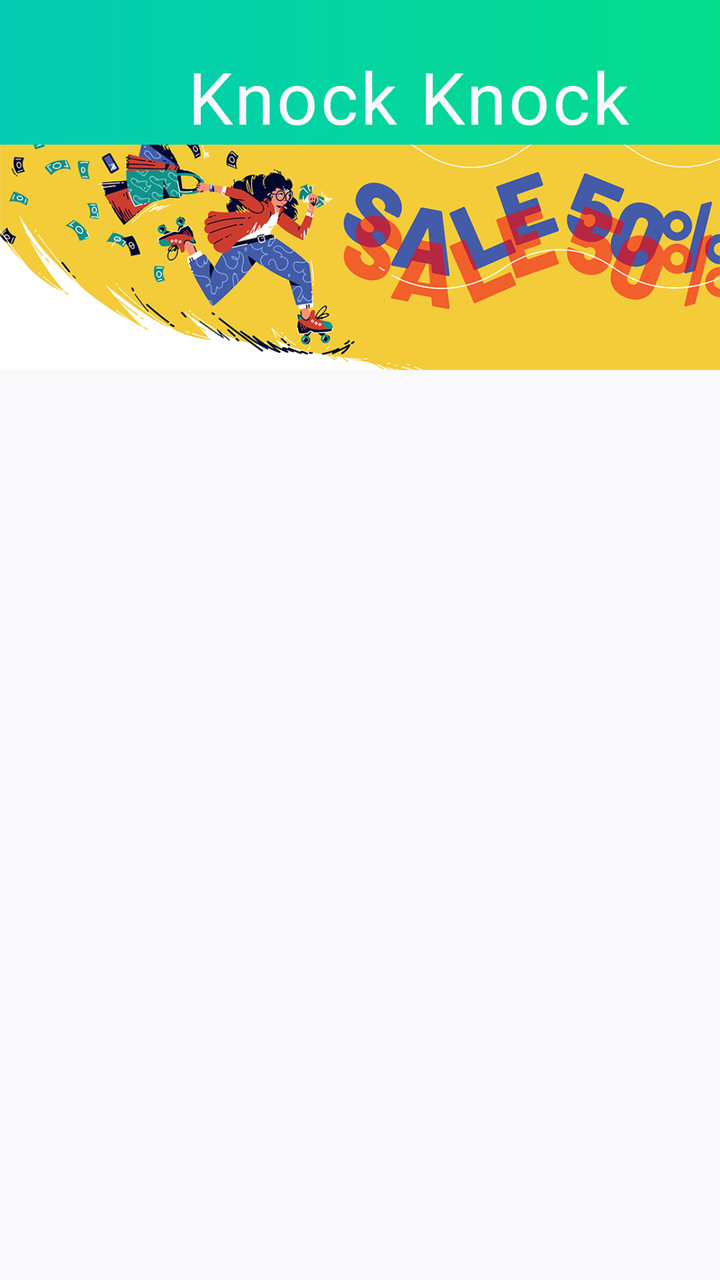
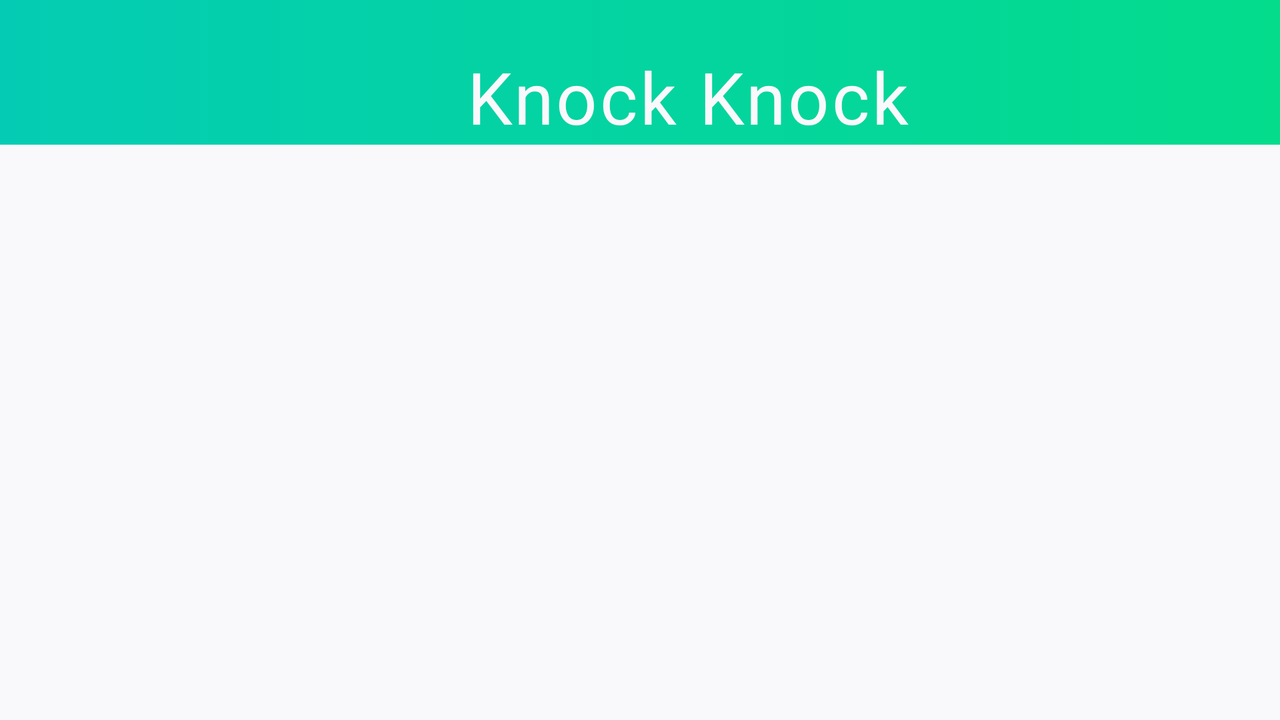

An Android layout and its configuration variant, each rendered on a device that would load it. The default file and the variant file are quoted in full after the pictures.
<!-- AndroidManifest.xml: application theme Theme.GroceryApplication -->
<!-- res/layout/fragment_homepage.xml -->
<?xml version="1.0" encoding="utf-8"?>
<layout xmlns:android="http://schemas.android.com/apk/res/android"
    xmlns:app="http://schemas.android.com/apk/res-auto"
    xmlns:tools="http://schemas.android.com/tools">
    <data>
        <variable
            name="categoryAdapter"
            type="com.simgesengun.groceryapplication.entity.CategoryAdapter" />
    </data>

    <androidx.constraintlayout.widget.ConstraintLayout
        android:layout_width="match_parent"
        android:layout_height="match_parent"
        tools:context=".fragment.HomepageFragment">

        <androidx.appcompat.widget.Toolbar
            android:id="@+id/toolbarHomepage"
            android:layout_width="match_parent"
            android:layout_height="wrap_content"
            android:minHeight="?attr/actionBarSize"
            android:theme="?attr/actionBarTheme"
            app:layout_constraintEnd_toEndOf="parent"
            app:layout_constraintStart_toStartOf="parent"
            app:layout_constraintTop_toTopOf="parent">

            <androidx.constraintlayout.widget.ConstraintLayout
                android:layout_width="match_parent"
                android:layout_height="match_parent"
                android:gravity="center"
                tools:layout_editor_absoluteX="48dp"
                tools:layout_editor_absoluteY="24dp">

                <TextView
                    android:id="@+id/toolbar_title"
                    android:layout_width="0dp"
                    android:layout_height="wrap_content"
                    android:lowercase="@{true}"
                    android:text="@string/app_name"
                    android:textAlignment="center"
                    android:textAppearance="@style/ToolbarTitle"
                    app:layout_constraintBottom_toBottomOf="parent"
                    app:layout_constraintEnd_toEndOf="parent"
                    app:layout_constraintStart_toStartOf="parent" />
            </androidx.constraintlayout.widget.ConstraintLayout>

        </androidx.appcompat.widget.Toolbar>

        <ScrollView
            android:layout_width="match_parent"
            android:layout_height="0dp"
            app:layout_constraintBottom_toBottomOf="parent"
            app:layout_constraintEnd_toEndOf="parent"
            app:layout_constraintHorizontal_bias="0.0"
            app:layout_constraintStart_toStartOf="parent"
            app:layout_constraintTop_toBottomOf="@+id/toolbarHomepage"
            app:layout_constraintVertical_bias="1.0">

            <androidx.constraintlayout.widget.ConstraintLayout
                android:layout_width="match_parent"
                android:layout_height="wrap_content"
                android:orientation="vertical">

                <ImageView
                    android:id="@+id/imageView"
                    android:layout_width="wrap_content"
                    android:layout_height="wrap_content"
                    android:adjustViewBounds="true"
                    app:layout_constraintEnd_toEndOf="parent"
                    app:layout_constraintStart_toStartOf="parent"
                    app:layout_constraintTop_toTopOf="parent"
                    app:srcCompat="@drawable/banner" />

                <androidx.core.widget.NestedScrollView
                    android:layout_width="match_parent"
                    android:layout_height="match_parent"
                    android:fillViewport="true"
                    app:layout_constraintBottom_toBottomOf="parent"
                    app:layout_constraintEnd_toEndOf="parent"
                    app:layout_constraintStart_toStartOf="parent"
                    app:layout_constraintTop_toBottomOf="@+id/imageView">

                    <LinearLayout
                        android:layout_width="match_parent"
                        android:layout_height="wrap_content"
                        android:orientation="vertical">

                        <androidx.recyclerview.widget.RecyclerView
                            android:id="@+id/rv"
                            android:layout_width="match_parent"
                            android:layout_height="match_parent"
                            android:adapter="@{categoryAdapter}"
                            app:layoutManager="androidx.recyclerview.widget.StaggeredGridLayoutManager"
                            app:spanCount="4" />
                    </LinearLayout>
                </androidx.core.widget.NestedScrollView>

            </androidx.constraintlayout.widget.ConstraintLayout>
        </ScrollView>

        <ImageView
            android:layout_width="0dp"
            android:layout_height="5dp"
            app:layout_constraintEnd_toEndOf="parent"
            app:layout_constraintStart_toStartOf="parent"
            app:layout_constraintTop_toBottomOf="@+id/toolbarHomepage"
            app:srcCompat="@drawable/shadow" />

    </androidx.constraintlayout.widget.ConstraintLayout>
</layout>
<!-- resources referenced by this layout -->
<resources>
  <!-- drawable banner: png bitmap (drawable, 231562 bytes) -->
  <string name="app_name" translatable="false">Knock Knock</string>
  <style name="ToolbarTitle" parent="TextAppearance.MaterialComponents.Body1">
          <item name="android:textColor">@color/athens_gray</item>
          <item name="android:fontFamily">@font/yellowtail</item>
          <item name="fontFamily">@font/yellowtail</item>
          <item name="android:textSize">36sp</item>
      </style>
  <style name="Theme.GroceryApplication" parent="Theme.MaterialComponents.DayNight.NoActionBar">
          
          <item name="colorPrimary">@color/wild_watermelon</item>
          <item name="colorPrimaryVariant">@color/caribbean_green</item>
          <item name="colorOnPrimary">@color/white</item>
          
          <item name="colorSecondary">@color/teal_200</item>
          <item name="colorSecondaryVariant">@color/teal_700</item>
          <item name="colorOnSecondary">@color/black</item>
          
          <item name="android:statusBarColor" tools:targetApi="l">?attr/colorPrimaryVariant</item>
          
          <item name="android:windowBackground">@color/athens_gray</item>
          <item name="windowNoTitle">true</item>
          <item name="windowActionBar">false</item>
          <item name="android:windowTranslucentStatus">true</item>
      </style>
  <color name="athens_gray">#F9F9FB</color>
  <color name="wild_watermelon">#FC6473</color>
  <color name="caribbean_green">#04DC8C</color>
  <color name="white">#FFFFFFFF</color>
  <color name="teal_200">#FF03DAC5</color>
  <color name="teal_700">#FF018786</color>
  <color name="black">#FF000000</color>
</resources>
<!-- res/layout-land/fragment_homepage.xml (the repository's variant of the layout above) -->
<!-- drawn on the phone turned sideways -->
<?xml version="1.0" encoding="utf-8"?>
<layout xmlns:android="http://schemas.android.com/apk/res/android"
    xmlns:app="http://schemas.android.com/apk/res-auto"
    xmlns:tools="http://schemas.android.com/tools">
    <data>
        <variable
            name="categoryAdapter"
            type="com.simgesengun.groceryapplication.entity.CategoryAdapter" />
    </data>

    <androidx.constraintlayout.widget.ConstraintLayout
        android:layout_width="match_parent"
        android:layout_height="match_parent"
        tools:context=".fragment.HomepageFragment">

        <androidx.appcompat.widget.Toolbar
            android:id="@+id/toolbarHomepage"
            android:layout_width="match_parent"
            android:layout_height="wrap_content"
            android:minHeight="?attr/actionBarSize"
            android:theme="?attr/actionBarTheme"
            app:layout_constraintEnd_toEndOf="parent"
            app:layout_constraintStart_toStartOf="parent"
            app:layout_constraintTop_toTopOf="parent">

            <androidx.constraintlayout.widget.ConstraintLayout
                android:layout_width="match_parent"
                android:layout_height="match_parent"
                android:gravity="center"
                tools:layout_editor_absoluteX="48dp"
                tools:layout_editor_absoluteY="24dp">

                <TextView
                    android:id="@+id/toolbar_title"
                    android:layout_width="wrap_content"
                    android:layout_height="wrap_content"
                    android:text="@string/app_name"
                    android:textAppearance="@style/ToolbarTitle"
                    app:layout_constraintBottom_toBottomOf="parent"
                    app:layout_constraintEnd_toEndOf="parent"
                    app:layout_constraintStart_toStartOf="parent"
                    android:lowercase="@{true}"/>
            </androidx.constraintlayout.widget.ConstraintLayout>

        </androidx.appcompat.widget.Toolbar>

        <androidx.recyclerview.widget.RecyclerView
            android:id="@+id/rv"
            android:layout_width="0dp"
            android:layout_height="0dp"
            android:adapter="@{categoryAdapter}"
            app:layoutManager="androidx.recyclerview.widget.StaggeredGridLayoutManager"
            app:layout_constraintBottom_toBottomOf="parent"
            app:layout_constraintEnd_toEndOf="parent"
            app:layout_constraintStart_toStartOf="parent"
            app:layout_constraintTop_toTopOf="@+id/imageView2"
            app:spanCount="4" />


        <ImageView
            android:id="@+id/imageView2"
            android:layout_width="0dp"
            android:layout_height="5dp"
            app:layout_constraintEnd_toEndOf="parent"
            app:layout_constraintStart_toStartOf="parent"
            app:layout_constraintTop_toBottomOf="@+id/toolbarHomepage"
            app:srcCompat="@drawable/shadow" />

    </androidx.constraintlayout.widget.ConstraintLayout>
</layout>
<!-- resources referenced by the variant -->
<!-- as the phone turned sideways resolves them -->
<resources>
  <string name="app_name" translatable="false">Knock Knock</string>
  <style name="ToolbarTitle" parent="TextAppearance.MaterialComponents.Body1">
          <item name="android:textColor">@color/athens_gray</item>
          <item name="android:fontFamily">@font/yellowtail</item>
          <item name="fontFamily">@font/yellowtail</item>
          <item name="android:textSize">36sp</item>
      </style>
  <style name="Theme.GroceryApplication" parent="Theme.MaterialComponents.DayNight.NoActionBar">
          
          <item name="colorPrimary">@color/wild_watermelon</item>
          <item name="colorPrimaryVariant">@color/caribbean_green</item>
          <item name="colorOnPrimary">@color/white</item>
          
          <item name="colorSecondary">@color/teal_200</item>
          <item name="colorSecondaryVariant">@color/teal_700</item>
          <item name="colorOnSecondary">@color/black</item>
          
          <item name="android:statusBarColor" tools:targetApi="l">?attr/colorPrimaryVariant</item>
          
          <item name="android:windowBackground">@color/athens_gray</item>
          <item name="windowNoTitle">true</item>
          <item name="windowActionBar">false</item>
          <item name="android:windowTranslucentStatus">true</item>
      </style>
  <color name="athens_gray">#F9F9FB</color>
  <color name="wild_watermelon">#FC6473</color>
  <color name="caribbean_green">#04DC8C</color>
  <color name="white">#FFFFFFFF</color>
  <color name="teal_200">#FF03DAC5</color>
  <color name="teal_700">#FF018786</color>
  <color name="black">#FF000000</color>
</resources>
